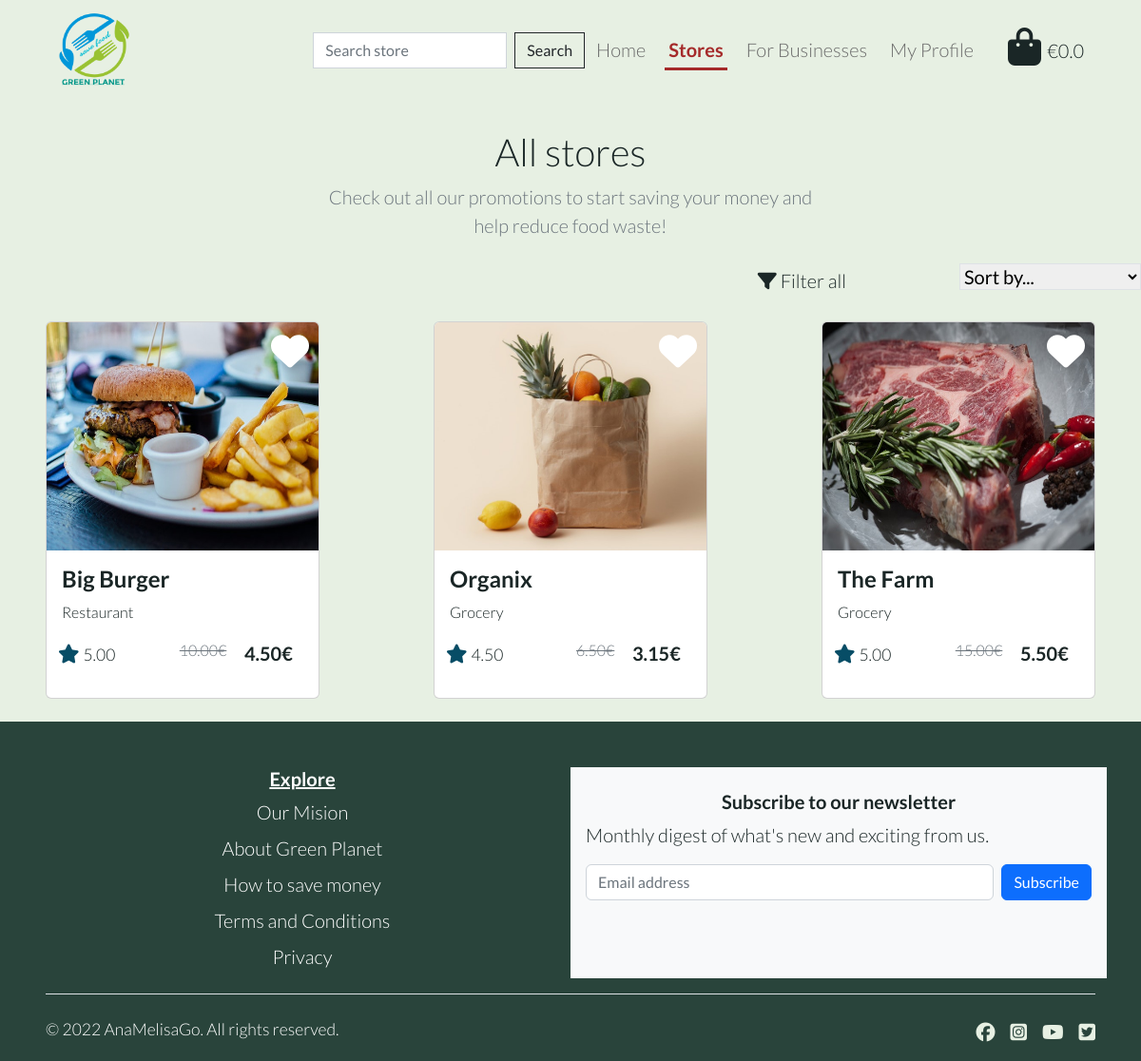
/stores/all/, run on the app's committed database.
### store/models.py (models this page shows, shortened)
class Store(models.Model):
    business_type = models.ForeignKey(
        'BusinessType', null=True, blank=True, on_delete=models.SET_NULL
    )
    store_name = models.CharField(max_length=255)
    details = models.TextField()
    original_price = models.DecimalField(max_digits=6, decimal_places=2)
    price = models.DecimalField(max_digits=6, decimal_places=2)
    rating = models.DecimalField(
        max_digits=6, decimal_places=2, null=True, blank=True
    )
    favourites = models.ManyToManyField(
        User, related_name='favourite', default=None, blank=True
    )
    image = models.ImageField(null=True, blank=True)
    def __str__(self):
        return self.store_name

class BusinessType(models.Model):
    name = models.CharField(max_length=255)
    friendly_name = models.CharField(max_length=255, null=True, blank=True)

### store/views.py (the view, shortened to what this page needs)
# urls.py: path('all/', views.all_stores, name='all_stores'),
def all_stores(request):
    stores = Store.objects.all()
    query = None
    business_types = None
    sort = None
    direction = None
    current_sorting = f'{sort}_{direction}'
    context = {
        'store': 'active',
        'all_stores': 'active',
        'stores': stores,
        'current_type': 'business_types',
        'current_sorting': current_sorting,
    }
    return render(request, 'stores/all_stores.html', context)

### bag/contexts.py (called while the page is built, shortened)
def bag_contents(request):
    bag_items = []
    grand_total = 0
    bag = request.session.get('bag', {})
    context = {
        'bag_items': bag_items,
        'grand_total': grand_total,
    }
    return context

### store/templates/stores/all_stores.html (shortened to what this page needs)
{% extends "base.html" %}
{% load static %}
{% block content %}
<main>
    <section class="py-2 text-center container">
        <div class="row">
            <div class="col-lg-6 col-md-8 mx-auto">
                <h1 class="fw-light">All stores</h1>
                <p class="lead text-muted">
                    Check out all our promotions to start saving your money and help reduce food waste!
                </p>
            </div>
        </div>
    </section>
    <section>
        <div class="row">
            <div class="col-lg-3 col-md-4 col-sm-6 offset-lg-6 offset-md-4">
                <div class="dropdown d-flex gap-5 justify-content-end">
                    <a class="p-1 filter-link" href="#" role="button" data-bs-toggle="dropdown" aria-expanded="false">
                        <i class="fas fa-filter"></i>
                        <span>Filter all</span>
                    </a>
                </div>
            </div>
            <div class="col-lg-3 col-md-4 col-sm-6">
                <div class="sort-select-wrapper text-end">
                    <select id="filter-selector" class="custom-select custom-select-sm rounded-0 border border-{% if current_sorting != 'None_None' %}info{% else %}black{% endif %}">
                        <option value="reset" {% if current_sorting == 'None_None' %}selected{% endif %}>Sort by...</option>
                    </select>
                </div>
            </div>
        </div>
    </section>
    <div class="row row-cols-sm-1 row-cols-md-2 row-cols-lg-3 d-flex justify-content-center">
        {% for store in stores %}
        <div class="col my-4 d-flex justify-content-center">
            <div class="card position-relative" style="width: 18rem;">
                <a class="hvr-icon-grow" href="#">
                    <i class="fas fa-heart add-favourite fs-1 text-white hvr-icon"></i>
                </a>
                {% if store.image %}
                <a href="{% url 'store_detail' store.id %}">
                    <img src="{{ store.image.url }}" class="card-img-top" alt="{{ store.image }}">
                </a>
                {% else %}
                <a href="{% url 'store_detail' store.id %}">
                    <img src="{{ MEDIA_URL }}no-image.jpg" class="card-img-top" alt="{{ store.image }}">
                </a>
                {% endif %}
                <div class="card-body">
                    <a class="store-card-title" href="#">
                        <h4 class="card-title fw-bold">{{ store.store_name }}</h4>
                    </a>
                    <p class="card-text fs-6">{{ store.business_type.friendly_name }}</p>
                    <div class="row text-end">
                        <div class="col-4 px-2 text-start">
                            <p><i class="fas fa-star text-dark-ocean"></i> <small>{{ store.rating }}</small></p>
                        </div>
                        <div class="col-3 px-0 offset-1">
                            <p class="text-decoration-line-through text-muted fs-6">{{ store.original_price }}€</p>
                        </div>
                        <div class="col-3 px-0">
                            <p class="fw-bold">{{ store.price }}€</p>
                        </div>
                    </div>
                </div>
            </div>
        </div>
        {% endfor %}
    </div>
</main>
{% endblock %}

### templates/base.html (shortened to what this page needs)
{% load static %}
<!doctype html>
<html lang="en">
<head>
    {% block core_css %}
    <link href="https://cdn.jsdelivr.net/npm/bootstrap@5.2.2/dist/css/bootstrap.min.css" rel="stylesheet"
>
    <link rel="stylesheet" href="https://cdnjs.cloudflare.com/ajax/libs/hover.css/2.3.1/css/hover-min.css"
 />
    <link rel="stylesheet" href="{% static 'css/base.css' %}">
    {% endblock %}
</head>
<body>
    <header class="container-fluid fixed-top g-0">
        <nav class="navbar navbar-expand-lg bg-white-leaf">
            <div class="container-fluid">
                <a class="navbar-brand ms-lg-5 mx-2" href="{% url 'home' %}">
                    <img class="logo" src="{{ MEDIA_URL }}green-planet-logo.png" alt="Logo">
                </a>
                {% include 'includes/main-nav.html' %}
                <div class="d-none d-lg-block mb-2 me-5 {{ bag }}">
                    <a class="nav-link {% if grand_total %}fw-bold{% endif %}" href="{% url 'view_bag' %}">
                        <span class="fs-2">
                            <i class="fas fa-shopping-bag fa-lg"></i>
                        </span>
                        <span class="my-0">
                            {% if grand_total %}
                                €{{ grand_total|floatformat:2 }}
                            {% else %}
                                €0.0
                            {% endif %}
                        </span>
                    </a>
                </div>
            </div>
        </nav>
    </header>
    {% block content %}
    {% endblock %}
    {% include 'includes/footer.html' %}
</body>
</html>

### templates/includes/main-nav.html (shortened to what this page needs)
<div class="collapse navbar-collapse justify-content-end me-4" id="main-navbar">
    <form method="GET" action="{% url 'all_stores' %}" class="d-flex" role="search">
        <input class="form-control me-2 rounded-0" type="text" name="q" placeholder="Search store" aria-label="Search store">
        <button class="btn btn-outline-dark rounded-0" type="submit">Search</button>
    </form>
    <ul class="navbar-nav mb-2 mb-lg-0">
        <li class="nav-item mx-lg-2">
            <a class="nav-link {{ home }} p-1" aria-current="page" href="{% url 'home' %}">Home</a>
        </li>
        <li class="nav-item dropdown mx-lg-2">
            <a class="nav-link p-1 {{ store }} {{ stores }}" href="#" role="button" data-bs-toggle="dropdown" aria-expanded="false">
                Stores
            </a>
        </li>
        <li class="nav-item mx-lg-2">
            <a class="nav-link {{ business }} p-1" aria-current="page" href="#">For Businesses</a>
        </li>
        <li class="nav-item dropdown mx-lg-2">
            <a class="nav-link p-1" href="#" role="button" data-bs-toggle="dropdown" aria-expanded="false">
                My Profile
            </a>
        </li>
    </ul>
</div>

### templates/includes/footer.html (shortened to what this page needs)
<div class="container-fluid bg-dark-tree g-0">
    <footer class="pt-5 pb-0 px-5">
        <div class="row">
            <div class="col-lg-4 col-md-12 offset-lg-1 col-md-2 mb-3 text-center">
                <h5 class="text-white fw-bold text-decoration-underline">Explore</h5>
                <ul class="nav flex-column">
                    <li class="nav-item mb-2"><a href="#" class="nav-link p-0 text-white">Our Mision</a></li>
                    <li class="nav-item mb-2"><a href="#" class="nav-link p-0 text-white">About Green Planet</a></li>
                    <li class="nav-item mb-2"><a href="#save-money" class="nav-link p-0 text-white">How to save money</a></li>
                    <li class="nav-item mb-2"><a href="{% url 'terms' %}" class="nav-link p-0 text-white">Terms and Conditions</a></li>
                    <li class="nav-item mb-2"><a href="{% url 'privacy' %}" class="nav-link p-0 text-white">Privacy</a></li>
                </ul>
            </div>
            <div class="col-lg-6 col-md-12 offset-lg-1 mb-3 bg-light py-4 px-3">
                <form>
                    <h5 class="fw-bold text-center">Subscribe to our newsletter</h5>
                    <p>Monthly digest of what's new and exciting from us.</p>
                    <div class="d-flex flex-column flex-sm-row w-100 gap-2">
                        <input id="newsletter1" type="text" class="form-control" placeholder="Email address">
                        <button class="btn btn-primary" type="button">Subscribe</button>
                    </div>
                </form>
            </div>
        </div>
        <div class="d-flex flex-column flex-sm-row justify-content-between pt-4 border-top">
            <small>
                <p class="copyright">&copy; 2022 AnaMelisaGo. All rights reserved.</p>
            </small>
            <ul class="list-unstyled d-flex justify-content-center">
                <li class="ms-3"><a class="text-white-leaf" href="#"><i class="fab fa-facebook"></i></i></i></a></li>
                <li class="ms-3"><a class="text-white-leaf" href="#"><i class="fab fa-instagram-square"></i></a></li>
                <li class="ms-3"><a class="text-white-leaf" href="#"><i class="fab fa-youtube"></i></a></li>
                <li class="ms-3"><a class="text-white-leaf" href="#"><i class="fab fa-twitter-square"></i></i></a></li>
            </ul>
        </div>
    </footer>
</div>

### static/css/base.css (style rules this page uses)
:root { --planet-trans-cloud: rgba(194, 219, 232, 0.75); --planet-trans-black: rgba(26, 38, 38, 0.3); --planet-black-night: #1a2626; --planet-dark-tree: #29443b; --planet-dark-ocean: #074d66; --planet-sky-blue: #4a8da7; --planet-white-leaf: #e7f0e3; --planet-brown-leaf: #a52a2a; }
* { padding: 0; margin: 0; border: none; }
html { height: 100%; }
body { min-height: 100vh; display: flex; flex-direction: column; background-color: var(--planet-white-leaf); font-weight: 300; color: var(--planet-black-night); font-size: 20px; font-family: 'Lato', sans-serif; }
a { color: var(--planet-black-night); text-decoration: none; }
.bg-white-leaf { background-color: var(--planet-white-leaf); }
.bg-dark-tree { background-color: var(--planet-dark-tree); }
.text-white-leaf { color: var(--planet-white-leaf); }
.text-dark-ocean { color: var(--planet-dark-ocean); }
.logo { max-height: 5rem; max-width: 5rem; }
.navbar-expand-lg .navbar-nav .nav-link:not(.active) { background-image: linear-gradient( to right, var(--planet-dark-ocean), var(--planet-dark-ocean) 50%, #6a6a6a 50% ); background-size: 200% 100%; background-position: -100%; display: inline-block; padding: 5px 0; position: relative; -webkit-background-clip: text; -webkit-text-fill-color: transparent; transition: all 0.3s ease-in-out; }
.navbar-expand-lg .navbar-nav .nav-link:before { content: ''; background: var(--planet-dark-ocean); display: block; position: absolute; bottom: -3px; left: 0; width: 0; height: 3px; transition: all 0.3s ease-in-out; }
.navbar-expand-lg .navbar-nav .active { font-weight: bolder; border-bottom: 3px solid var(--planet-brown-leaf); background-image: linear-gradient( to right, var(--planet-dark-ocean), var(--planet-dark-ocean) 50%, var(--planet-brown-leaf) 50% ); background-size: 200% 100%; background-position: -100%; display: inline-block; padding: 5px 15px; font-weight: bold; position: relative; -webkit-background-clip: text; -webkit-text-fill-color: transparent; transition: all 0.3s ease-in-out; }
.copyright { color: #fff; }
.add-favourite { position: absolute; top: 10px; right: 10px; color: aquamarine; }
.card-img-top { height: 15rem; }

### data on the page
Store: image (picture), store_name "Big Burger", business_type.friendly_name "Restaurant", rating "5.00", original_price "10.00", price "4.50"
Store: image (picture), store_name "Organix", business_type.friendly_name "Grocery", rating "4.50", original_price "6.50", price "3.15"
Store: image (picture), store_name "The Farm", business_type.friendly_name "Grocery", rating "5.00", original_price "15.00", price "5.50"
